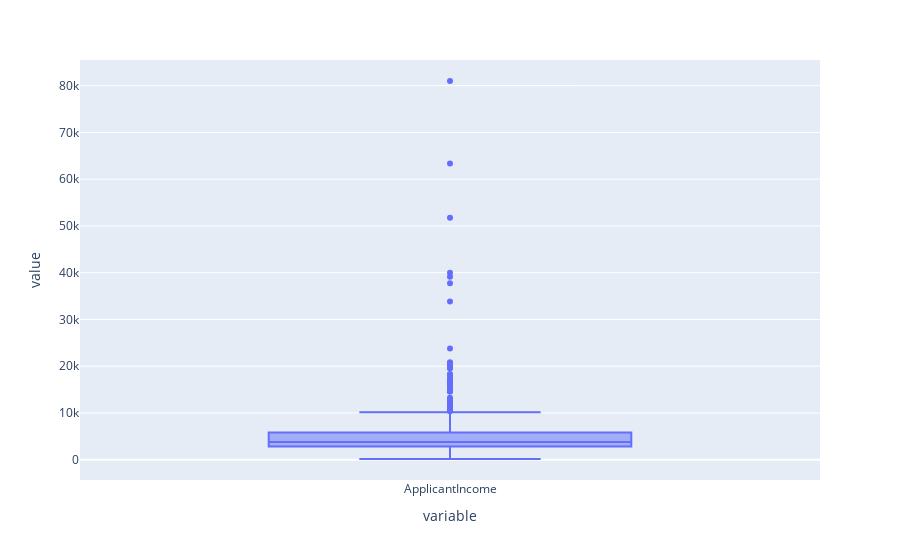

Notebook code cell kept with this figure:
### Code cell
px.box(df.ApplicantIncome)

### Figure 1 — Plotly figure (JSON) as saved in the notebook; plotly's stock layout.template omitted (floating-point values rounded to 4 significant figures; data arrays with more than 128 entries replaced by an {"elided": "..."} marker saying what was removed)
{"data": [{"alignmentgroup": "True", "hovertemplate": "variable=%{x}<br>value=%{y}<extra></extra>", "legendgroup": "", "marker": {"color": "#636efa"}, "name": "", "notched": false, "offsetgroup": "", "orientation": "v", "showlegend": false, "type": "box", "x": {"elided": "599 str values"}, "x0": " ", "xaxis": "x", "y": {"elided": "599 int values"}, "y0": " ", "yaxis": "y"}], "layout": {"autosize": true, "boxmode": "group", "legend": {"tracegroupgap": 0}, "margin": {"t": 60}, "xaxis": {"anchor": "y", "autorange": true, "domain": [0, 1], "range": [-0.5, 0.5], "title": {"text": "variable"}, "type": "category"}, "yaxis": {"anchor": "x", "autorange": true, "domain": [0, 1], "range": [-4342.0, 85490.0], "title": {"text": "value"}, "type": "linear"}}}
